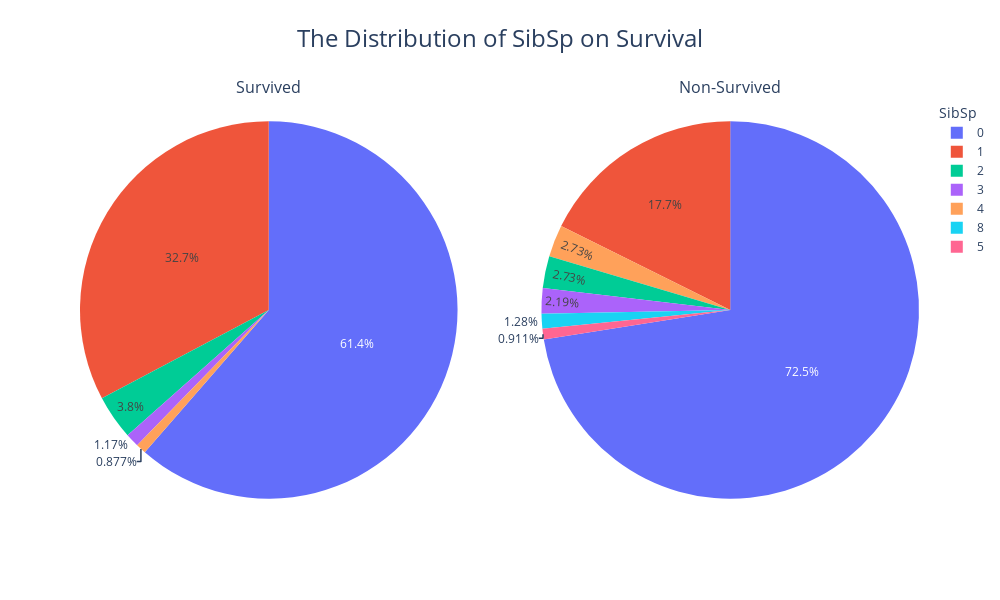

Notebook code cell kept with this figure:
### Code cell
categorical_VIS(data_best_df, "SibSp")

### Figure 1 — Plotly figure (JSON) as saved in the notebook; plotly's stock layout.template omitted (floating-point values rounded to 4 significant figures)
{"data": [{"domain": {"x": [0, 0.45], "y": [0, 1]}, "labels": [0, 1, 2, 3, 4], "showlegend": true, "type": "pie", "values": [210, 112, 13, 4, 3]}, {"domain": {"x": [0.55, 1], "y": [0, 1]}, "labels": [0, 1, 4, 2, 3, 8, 5], "showlegend": true, "type": "pie", "values": [398, 97, 15, 15, 12, 7, 5]}], "layout": {"annotations": [{"font": {"size": 16}, "showarrow": false, "text": "Survived", "x": 0.225, "xanchor": "center", "xref": "paper", "y": 1, "yanchor": "bottom", "yref": "paper"}, {"font": {"size": 16}, "showarrow": false, "text": "Non-Survived", "x": 0.775, "xanchor": "center", "xref": "paper", "y": 1, "yanchor": "bottom", "yref": "paper"}], "height": 600, "legend": {"title": {"text": "SibSp"}}, "title": {"font": {"size": 24}, "text": "The Distribution of SibSp on Survival", "x": 0.5, "xanchor": "center", "y": 0.95, "yanchor": "top"}, "width": 1000, "xaxis": {"type": "category"}}}
